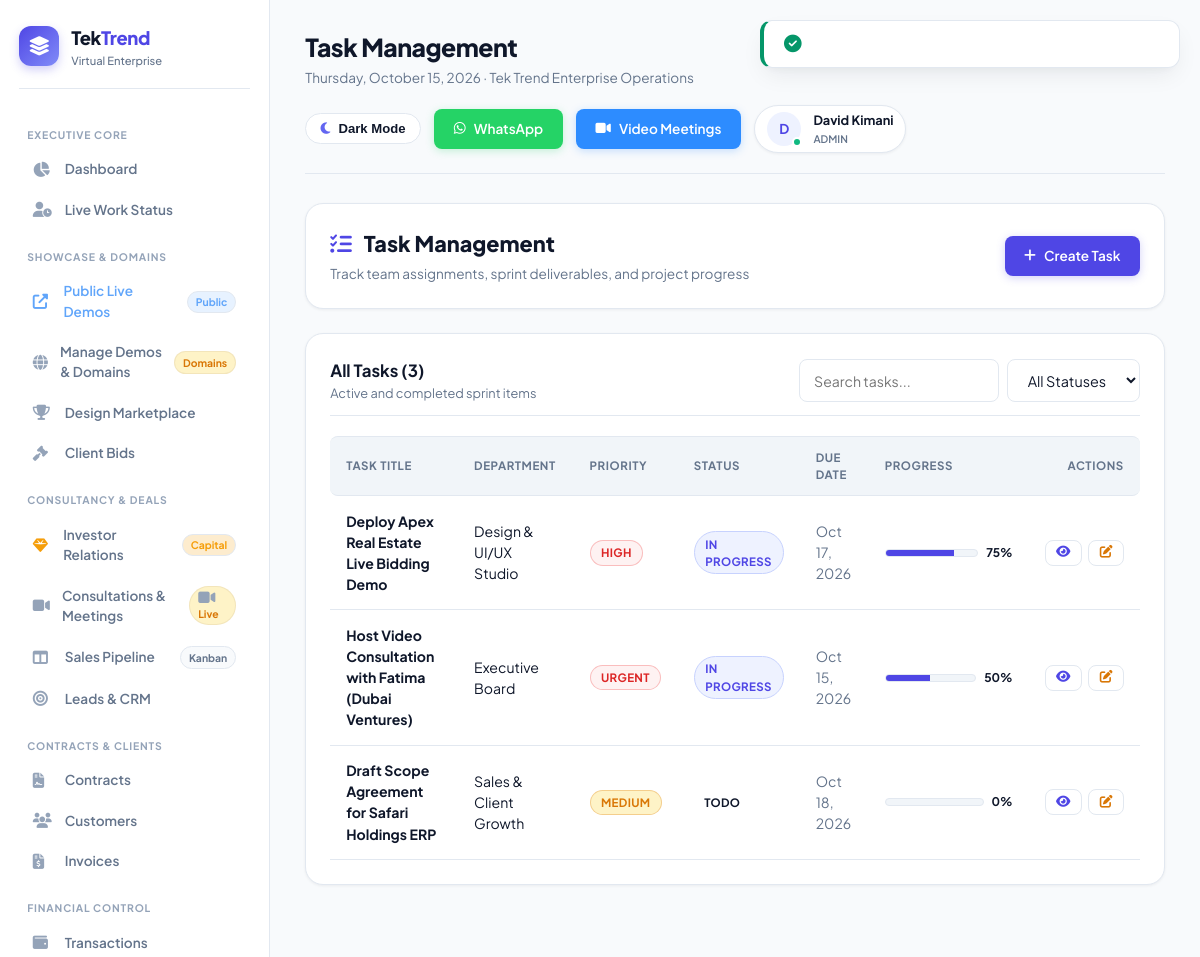
/public/tasks (signed in), run on the app's committed database.
### tables this page shows
CREATE TABLE `tasks` (
    `id` INT UNSIGNED NOT NULL AUTO_INCREMENT,
    `title` VARCHAR(255) NOT NULL,
    `description` TEXT,
    `project_id` INT UNSIGNED DEFAULT NULL,
    `department_id` INT UNSIGNED DEFAULT NULL,
    `created_by` INT UNSIGNED NOT NULL,
    `priority` ENUM('low','medium','high','urgent') DEFAULT 'medium',
    `status` ENUM('todo','in_progress','review','completed','cancelled') DEFAULT 'todo',
    `due_date` DATETIME DEFAULT NULL,
    `start_date` DATETIME DEFAULT NULL,
    `estimated_hours` DECIMAL(5,2) DEFAULT 0.00,
    `spent_hours` DECIMAL(5,2) DEFAULT 0.00,
    `progress` TINYINT(3) DEFAULT 0,
    `created_at` TIMESTAMP DEFAULT CURRENT_TIMESTAMP,
    `updated_at` TIMESTAMP DEFAULT CURRENT_TIMESTAMP ON UPDATE CURRENT_TIMESTAMP,
    PRIMARY KEY (`id`),
    KEY `created_by` (`created_by`),
    KEY `department_id` (`department_id`),
    KEY `status` (`status`),
    KEY `priority` (`priority`),
    KEY `due_date` (`due_date`)
);

CREATE TABLE `departments` (
    `id` INT UNSIGNED NOT NULL AUTO_INCREMENT,
    `name` VARCHAR(100) NOT NULL,
    `slug` VARCHAR(100) NOT NULL,
    `description` TEXT,
    `head_id` INT UNSIGNED DEFAULT NULL,
    `color` VARCHAR(7) DEFAULT '#3b82f6',
    `status` ENUM('active','inactive') DEFAULT 'active',
    `created_at` TIMESTAMP DEFAULT CURRENT_TIMESTAMP,
    `updated_at` TIMESTAMP DEFAULT CURRENT_TIMESTAMP ON UPDATE CURRENT_TIMESTAMP,
    PRIMARY KEY (`id`),
    UNIQUE KEY `slug` (`slug`),
    KEY `head_id` (`head_id`)
);

### app/views/tasks/index.php (the view, shortened to what the rows shown need)
<div class="card mb-4">
    <div style="display: flex; justify-content: space-between; align-items: center; flex-wrap: wrap; gap: 1rem;">
        <div>
            <h2 style="font-size: 1.35rem; font-weight: 800; color: var(--text-main); margin-bottom: 0.25rem;">
                <i class="fas fa-tasks" style="color: var(--primary); margin-right: 0.5rem;"></i> Task Management
            </h2>
            <p style="color: var(--text-muted); font-size: 0.85rem;">Track team assignments, sprint deliverables, and project progress</p>
        </div>
        <a href="<?= eurl('/tasks/create') ?>" class="btn btn-primary">
            <i class="fas fa-plus"></i> Create Task
        </a>
    </div>
</div>
<div class="card">
    <div class="card-header">
        <div>
            <h3 class="card-title">All Tasks (<?= count($tasks) ?>)</h3>
            <p class="card-subtitle">Active and completed sprint items</p>
        </div>
        <form method="GET" action="<?= eurl('/tasks') ?>" style="display: flex; gap: 0.5rem; flex-wrap: wrap;">
            <input type="text" name="search" placeholder="Search tasks..." value="<?= sanitize($search ?? '') ?>" class="form-control" style="width: 200px;">
            <select name="status" onchange="this.form.submit()" class="form-control" style="width: auto;">
                <option value="">All Statuses</option>
            </select>
        </form>
    </div>
    <div class="table-responsive">
        <table class="table">
            <thead>
                <tr>
                    <th>Task Title</th>
                    <th>Department</th>
                    <th>Priority</th>
                    <th>Status</th>
                    <th>Due Date</th>
                    <th style="width: 160px;">Progress</th>
                    <th style="text-align: right;">Actions</th>
                </tr>
            </thead>
            <tbody>
                <?php if (empty($tasks)): ?>
                    <tr>
                        <td colspan="7" style="text-align: center; padding: 2rem; color: var(--text-muted);">
                            No tasks found matching your filters.
                        </td>
                    </tr>
                <?php else: ?>
                    <?php foreach ($tasks as $t): ?>
                        <tr>
                            <td>
                                <strong style="color: var(--text-main); font-weight: 700;"><?= sanitize($t['title']) ?></strong>
                            </td>
                            <td><span style="color: var(--text-main);"><?= sanitize($t['department_name'] ?? 'General') ?></span></td>
                            <td><span class="badge status <?= sanitize($t['priority']) ?>"><?= ucfirst(sanitize($t['priority'])) ?></span></td>
                            <td><span class="badge <?= sanitize($t['status']) ?>"><?= ucfirst(str_replace('_', ' ', sanitize($t['status']))) ?></span></td>
                            <td style="color: var(--text-muted);"><?= formatDate($t['due_date']) ?></td>
                            <td>
                                <div style="display: flex; align-items: center; gap: 0.5rem;">
                                    <div style="flex: 1; background: var(--bg-card-subtle); border: 1px solid var(--border); border-radius: 10px; height: 8px; overflow: hidden;">
                                        <div style="height: 100%; background: var(--primary); width: <?= (int)$t['progress'] ?>%;"></div>
                                    </div>
                                    <span style="font-size: 0.75rem; font-weight: 700; color: var(--text-main);"><?= (int)$t['progress'] ?>%</span>
                                </div>
                            </td>
                            <td style="text-align: right;">
                                <div style="display: inline-flex; gap: 0.4rem;">
                                    <a href="<?= eurl('/tasks/' . $t['id']) ?>" class="btn btn-outline" style="padding: 0.35rem 0.65rem; font-size: 0.8rem;" title="View Details">
                                        <i class="fas fa-eye" style="color: var(--primary);"></i>
                                    </a>
                                    <a href="<?= eurl('/tasks/' . $t['id'] . '/edit') ?>" class="btn btn-outline" style="padding: 0.35rem 0.65rem; font-size: 0.8rem;" title="Edit Task">
                                        <i class="fas fa-edit" style="color: var(--accent);"></i>
                                    </a>
                                </div>
                            </td>
                        </tr>
                    <?php endforeach; ?>
                <?php endif; ?>
            </tbody>
        </table>
    </div>
</div>

### app/core/Router.php (shortened to what the rows shown need)
<?php
class Router {
    private $routes = [];
    private function addRoute($method, $path, $handler, $middleware = []) {
        $this->routes[] = [
            'method'      => $method,
            'path'        => $path,
            'handler'     => $handler,
            'middleware'  => $middleware
        ];
    }
    public function dispatch() {
        $method = $_SERVER['REQUEST_METHOD'];
        $requestPath = parse_url($_SERVER['REQUEST_URI'], PHP_URL_PATH);
        $basePath = rtrim(str_replace(basename($_SERVER['SCRIPT_NAME']), '', $_SERVER['SCRIPT_NAME']), '/');
        if ($basePath && strpos($requestPath, $basePath) === 0) {
            $requestPath = substr($requestPath, strlen($basePath));
        }
        $requestPath = '/' . ltrim($requestPath, '/');
        foreach ($this->routes as $route) {
            if ($route['method'] !== 'ANY' && $route['method'] !== $method) {
                continue;
            }
            $pattern = preg_replace('#\{[^}]+\}#', '([^/]+)', $route['path']);
            $pattern = '#^' . $pattern . '$#';
            if (preg_match($pattern, $requestPath, $matches)) {
                $params = [];
                $this->executeHandler($route['handler'], $params);
                return;
            }
        }
    }
    private function executeHandler($handler, $params = []) {
        if (is_string($handler)) {
            $parts = explode('@', $handler);
            if (count($parts) === 2) {
                $controllerName = $parts[0];
                $methodName = $parts[1];
                if (class_exists($controllerName)) {
                    $controller = new $controllerName();
                    if (method_exists($controller, $methodName)) {
                        call_user_func_array([$controller, $methodName], $params);
                        return;
                    }
                }
            }
        }
    }
}

### data on the page
tasks: title "Deploy Apex Real Estate Live Bidding Demo", department.name "Design & UI/UX Studio", priority "HIGH", status "IN PROGRESS", due_date "Oct 17, 2026", progress "75"
tasks: title "Host Video Consultation with Fatima (Dubai Ventures)", department.name "Executive Board", priority "URGENT", status "IN PROGRESS", due_date "Oct 15, 2026", progress "50"
tasks: title "Draft Scope Agreement for Safari Holdings ERP", department.name "Sales & Client Growth", priority "MEDIUM", status "TODO", due_date "Oct 18, 2026", progress "0"

### other printed values
count($tasks) "3"
